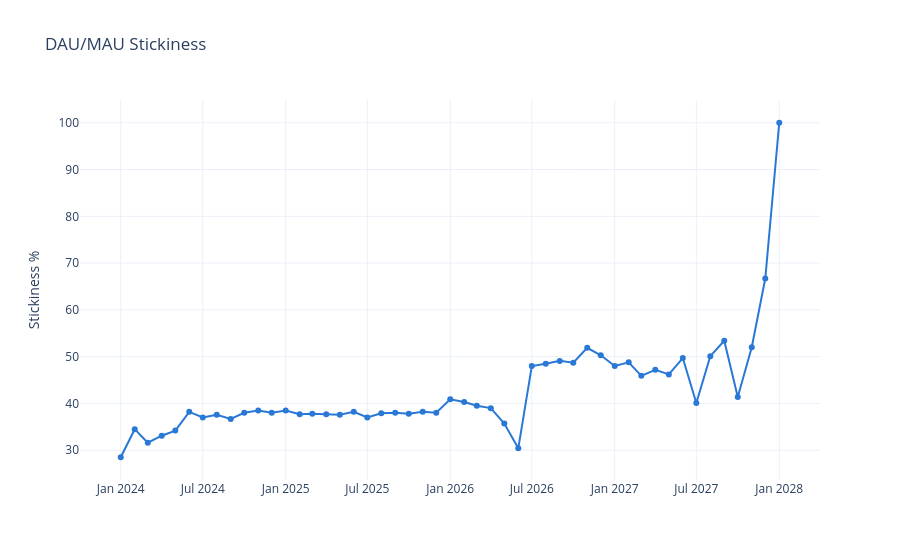

The notebook cell this image was saved under:
### Markdown cell above
## DAU/MAU stickiness

### Code cell
stickiness = pd.read_sql("""
    WITH daily_actives AS (
        SELECT DATE(started_at) AS day, COUNT(DISTINCT user_id) AS dau
        FROM sessions
        GROUP BY DATE(started_at)
    ),
    avg_dau_by_month AS (
        SELECT DATE_TRUNC('month', day)::DATE AS month, AVG(dau) AS avg_dau
        FROM daily_actives
        GROUP BY DATE_TRUNC('month', day)::DATE
    ),
    monthly_actives AS (
        SELECT DATE_TRUNC('month', started_at)::DATE AS month, COUNT(DISTINCT user_id) AS mau
        FROM sessions
        GROUP BY DATE_TRUNC('month', started_at)::DATE
    )
    SELECT m.month, ROUND(100.0 * a.avg_dau / m.mau, 1) AS stickiness_pct
    FROM monthly_actives m
    JOIN avg_dau_by_month a ON a.month = m.month
    ORDER BY m.month
""", engine)

fig = px.line(
    stickiness, x="month", y="stickiness_pct", markers=True,
    color_discrete_sequence=[CATEGORICAL[0]],
    title="DAU/MAU Stickiness",
)
fig.update_layout(template="plotly_white", yaxis_title="Stickiness %", xaxis_title=None)
fig.show()

### Figure 1 — Plotly figure (JSON) as saved in the notebook; plotly's stock layout.template omitted (floating-point values rounded to 4 significant figures)
{"data": [{"hovertemplate": "month=%{x}<br>stickiness_pct=%{y}<extra></extra>", "legendgroup": "", "line": {"color": "#2a78d6", "dash": "solid"}, "marker": {"symbol": "circle"}, "mode": "lines+markers", "name": "", "orientation": "v", "showlegend": false, "type": "scatter", "x": ["2024-01-01", "2024-02-01", "2024-03-01", "2024-04-01", "2024-05-01", "2024-06-01", "2024-07-01", "2024-08-01", "2024-09-01", "2024-10-01", "2024-11-01", "2024-12-01", "2025-01-01", "2025-02-01", "2025-03-01", "2025-04-01", "2025-05-01", "2025-06-01", "2025-07-01", "2025-08-01", "2025-09-01", "2025-10-01", "2025-11-01", "2025-12-01", "2026-01-01", "2026-02-01", "2026-03-01", "2026-04-01", "2026-05-01", "2026-06-01", "2026-07-01", "2026-08-01", "2026-09-01", "2026-10-01", "2026-11-01", "2026-12-01", "2027-01-01", "2027-02-01", "2027-03-01", "2027-04-01", "2027-05-01", "2027-06-01", "2027-07-01", "2027-08-01", "2027-09-01", "2027-10-01", "2027-11-01", "2027-12-01", "2028-01-01"], "xaxis": "x", "y": [28.5, 34.5, 31.6, 33.1, 34.2, 38.2, 37.0, 37.6, 36.7, 38.0, 38.5, 38.0, 38.5, 37.7, 37.8, 37.7, 37.6, 38.2, 37.0, 37.9, 38.0, 37.8, 38.2, 38.0, 40.9, 40.3, 39.5, 39.0, 35.7, 30.4, 48.0, 48.5, 49.1, 48.7, 51.9, 50.3, 48.0, 48.8, 45.9, 47.2, 46.2, 49.7, 40.1, 50.1, 53.4, 41.4, 52.0, 66.7, 100.0], "yaxis": "y"}], "layout": {"legend": {"tracegroupgap": 0}, "title": {"text": "DAU/MAU Stickiness"}, "xaxis": {"anchor": "y", "domain": [0.0, 1.0], "title": {}}, "yaxis": {"anchor": "x", "domain": [0.0, 1.0], "title": {"text": "Stickiness %"}}}}
